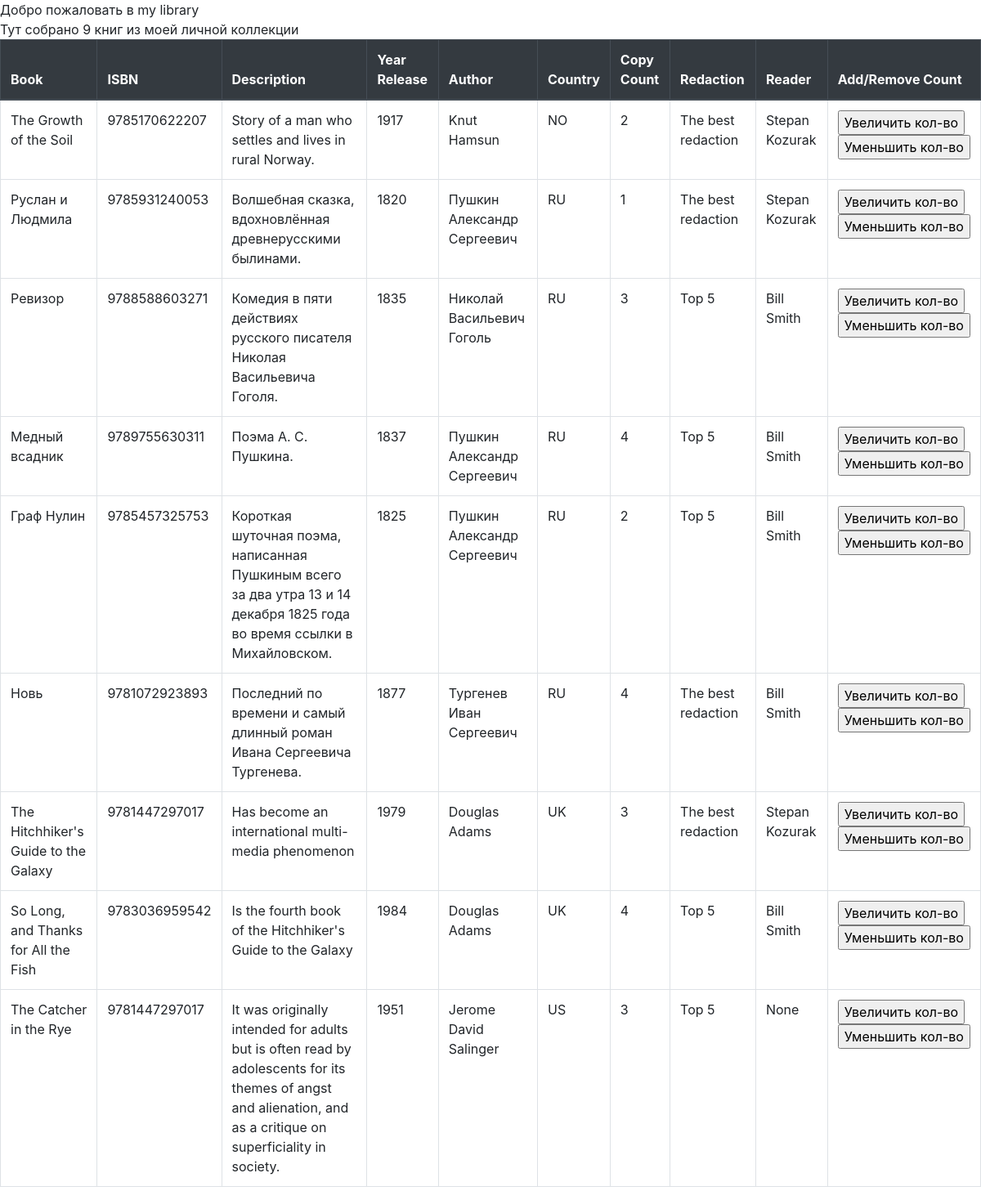
The app's page /index/ with its own data.
### p_library/models.py (models this page shows, shortened)
class Book(models.Model):
    ISBN = models.CharField(max_length=13)
    title = models.CharField(max_length=128)
    description = models.TextField()
    year_release = models.SmallIntegerField()
    author = models.ForeignKey(Authors, on_delete=models.CASCADE, default='')
    copy_count = models.IntegerField(default=1)
    price = models.DecimalField(max_digits=8, decimal_places=2)
    redaction = models.ForeignKey('Redaction', on_delete=models.CASCADE, null=True, blank=True, related_name='books')
    reader = models.ForeignKey('Reader', on_delete=models.CASCADE, null=True, blank=True, related_name='books')

class Authors(models.Model):
    full_name = models.TextField(max_length=50)
    birth_year = models.SmallIntegerField()
    country = models.CharField(max_length=2)

class Redaction(models.Model):
    name = models.CharField(max_length=128)
    def __str__(self):
        return self.name

class Reader(models.Model):
    full_name = models.TextField()
    birth_year = models.SmallIntegerField()
    def __str__(self):
        return self.full_name

### p_library/views.py (the view)
# urls.py: path('index/', views.index),
def index(request):
    template = loader.get_template('index.html')
    books = Book.objects.all()
    biblio_data = {
        "title": "my library",
        "books": books,
    }
    return HttpResponse(template.render(biblio_data, request))

### p_library/templates/index.html (shortened to what this page needs)
<!DOCTYPE html>
<html lang="en">
<head>
    <link rel="stylesheet" href="https://stackpath.bootstrapcdn.com/bootstrap/4.4.1/css/bootstrap.min.css"
>
</head>
<body>
Добро пожаловать в {{ title }} <br>
Тут собрано {{ books|length }} книг из моей личной коллекции
<table class="table table-bordered">
    <thead class="thead-dark">
    <tr>
        <th scope="col">Book</th>
        <th scope="col">ISBN</th>
        <th scope="col">Description</th>
        <th scope="col">Year Release</th>
        <th scope="col">Author</th>
        <th scope="col">Country</th>
        <th scope="col">Copy Count</th>
        <th scope="col">Redaction</th>
        <th scope="col">Reader</th>
        <th scope="col">Add/Remove Count</th>
    </tr>
    </thead>
    <tbody>
    {% for book in books %}
        <tr>
            <td scope="row">{{ book.title }}</td>
            <td>{{ book.ISBN }}</td>
            <td>{{ book.description }}</td>
            <td>{{ book.year_release }}</td>
            <td>{{ book.author.full_name }}</td>
            <td>{{ book.author.country }}</td>
            <td>{{ book.copy_count }}</td>
            <td>{{ book.redaction }}</td>
            <td>{{ book.reader }}</td>
            <td>
                <form action="/index/book_increment/" method="post" enctype="multipart/form-data">
                    <input type="submit" value="Увеличить кол-во"/>
                </form>
                <form action="/index/book_decrement/" method="post" enctype="multipart/form-data">
                    <input type="submit" value="Уменьшить кол-во"/>
                </form>
            </td>
        </tr>
    {% endfor %}
    </tbody>
</table>
</body>
</html>

### records on screen
Book: title "The Growth of the Soil", ISBN "9785170622207", description "Story of a man who settles and lives in rural Norway.", year_release "1917", author.full_name "Knut Hamsun", author.country "NO", copy_count "2", redaction "The best redaction", reader "Stepan Kozurak"
Book: title "Руслан и Людмила", ISBN "9785931240053", description "Волшебная сказка, вдохновлённая древнерусскими былинами.", year_release "1820", author.full_name "Пушкин Александр Сергеевич", author.country "RU", copy_count "1", redaction "The best redaction", reader "Stepan Kozurak"
Book: title "Ревизор", ISBN "9788588603271", description "Комедия в пяти действиях русского писателя Николая Васильевича Гоголя.", year_release "1835", author.full_name "Николай Васильевич Гоголь", author.country "RU", copy_count "3", redaction "Top 5", reader "Bill Smith"
Book: title "Медный всадник", ISBN "9789755630311", description "Поэма А. С. Пушкина.", year_release "1837", author.full_name "Пушкин Александр Сергеевич", author.country "RU", copy_count "4", redaction "Top 5", reader "Bill Smith"
Book: title "Граф Нулин", ISBN "9785457325753", description "Короткая шуточная поэма, написанная Пушкиным всего за два утра 13 и 14 декабря 1825 года во время ссылки в Михайловском.", year_release "1825", author.full_name "Пушкин Александр Сергеевич", author.country "RU", copy_count "2", redaction "Top 5", reader "Bill Smith"
Book: title "Новь", ISBN "9781072923893", description "Последний по времени и самый длинный роман Ивана Сергеевича Тургенева.", year_release "1877", author.full_name "Тургенев Иван Сергеевич", author.country "RU", copy_count "4", redaction "The best redaction", reader "Bill Smith"
Book: title "The Hitchhiker's Guide to the Galaxy", ISBN "9781447297017", description "Has become an international multi-media phenomenon", year_release "1979", author.full_name "Douglas Adams", author.country "UK", copy_count "3", redaction "The best redaction", reader "Stepan Kozurak"
Book: title "So Long, and Thanks for All the Fish", ISBN "9783036959542", description "Is the fourth book of the Hitchhiker's Guide to the Galaxy", year_release "1984", author.full_name "Douglas Adams", author.country "UK", copy_count "4", redaction "Top 5", reader "Bill Smith"
Book: title "The Catcher in the Rye", ISBN "9781447297017", description "It was originally intended for adults but is often read by adolescents for its themes of angst and alienation, and as a critique on superficiality in society.", year_release "1951", author.full_name "Jerome David Salinger", author.country "US", copy_count "3", redaction "Top 5", reader "None"

### other values on screen
{{ title }} "my library"
{{ books|length }} "9"
